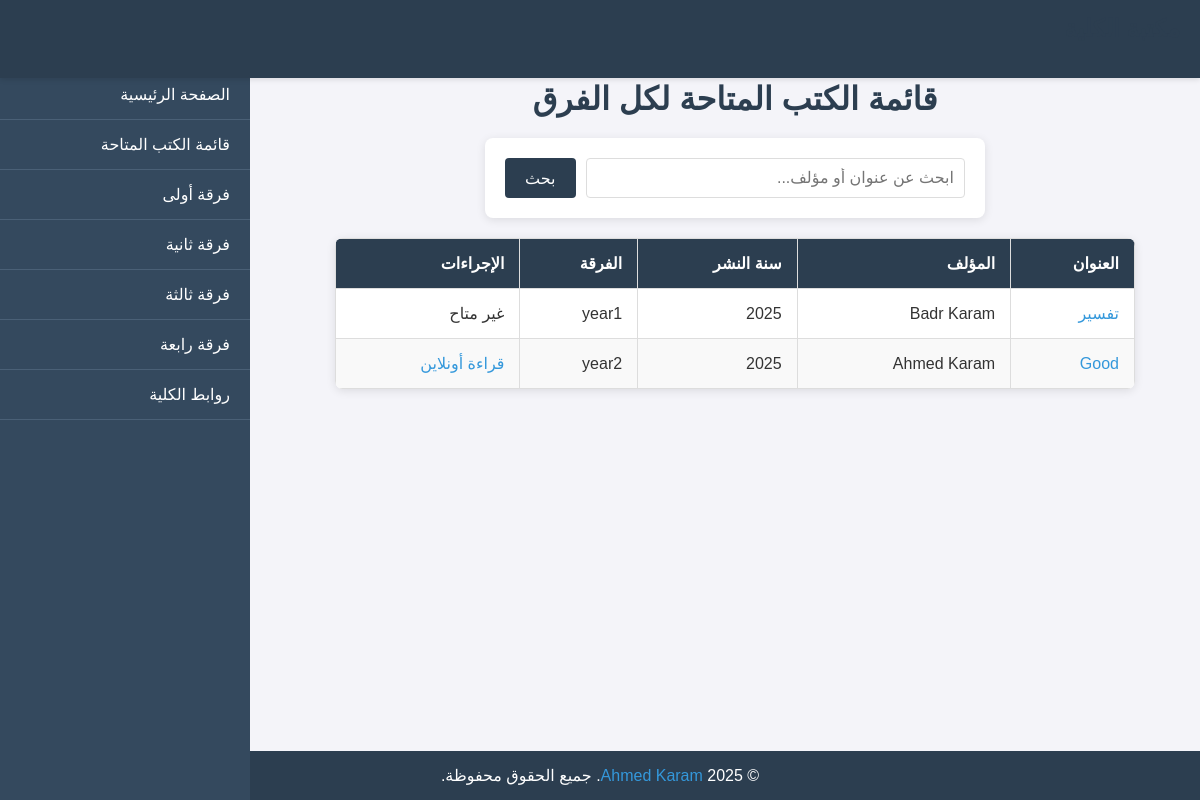
/books/books/, run on an earlier commit of the app's database.
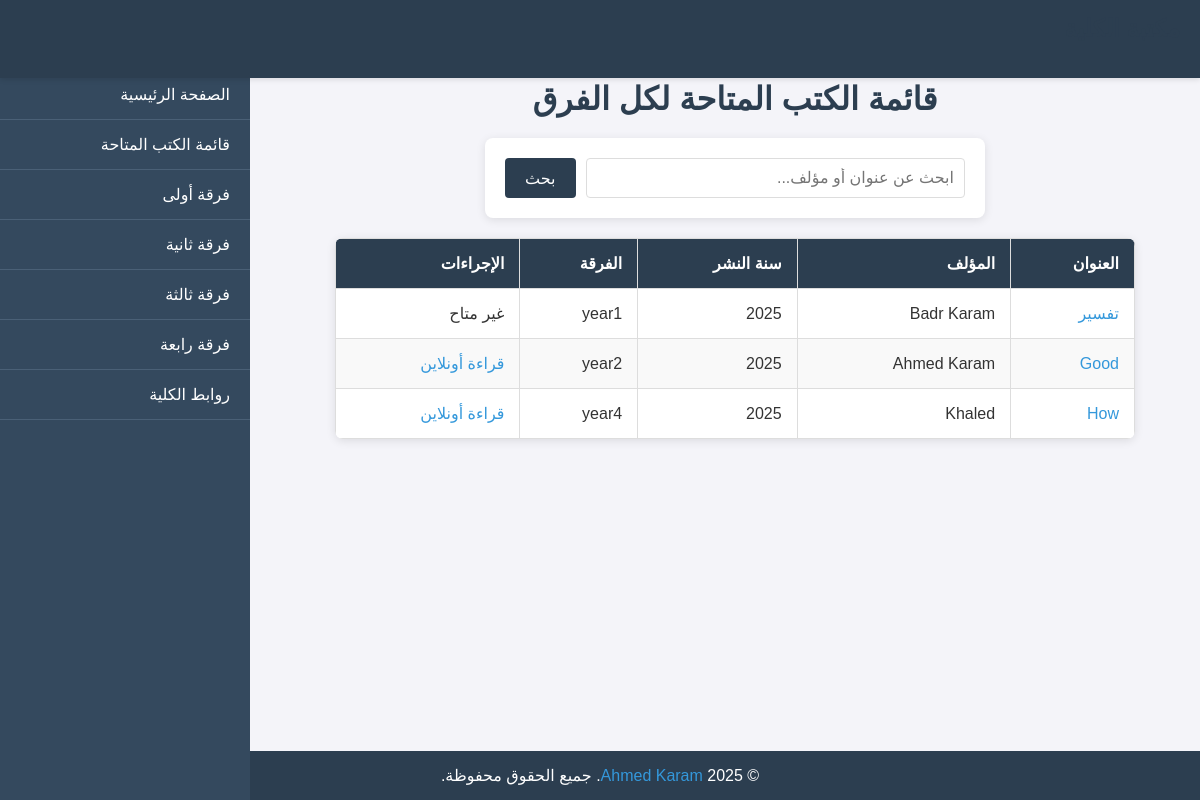
And on a later commit of the database.
### Book/models.py (models this page shows, shortened)
class Book(models.Model):
    title = models.CharField(max_length=200)
    author = models.CharField(max_length=100)
    description = models.TextField(null=True, blank=True)
    publication_date = models.DateField(null=True, blank=True)
    pdf_file = models.FileField(upload_to='books/pdfs/', null=True, blank=True)
    batch = models.CharField(max_length=10, choices=BATCH_CHOICES, default='year1')
    class Meta:
        indexes = [models.Index(fields=['title'])]

### Book/views.py (the view)
# urls.py: path('books/', views.books_list, name='books_list'),
def books_list(request):
    books = Book.objects.all()
    context = {'books': books}
    return render(request, 'Book/books_list.html', context)

### Book/templates/Book/books_list.html (shortened to what this page needs)
<!DOCTYPE html>
<html lang="ar">
<head>
</head>
<body>
    <header>
        <h1>مكتبة الكلية</h1>
    </header>
    <nav class="sidebar">
        <div class="sidebar-content">
            <ul>
                <li><a href="{% url 'Book:home' %}">الصفحة الرئيسية</a></li>
                <li><a href="{% url 'Book:books_list' %}">قائمة الكتب المتاحة</a></li>
                <li><a href="{% url 'Book:year1' %}">فرقة أولى</a></li>
                <li><a href="{% url 'Book:year2' %}">فرقة ثانية</a></li>
                <li><a href="{% url 'Book:year3' %}">فرقة ثالثة</a></li>
                <li><a href="{% url 'Book:year4' %}">فرقة رابعة</a></li>
                <li><a href="{% url 'Book:college_links' %}">روابط الكلية</a></li>
            </ul>
        </div>
    </nav>
    <main class="main-content">
        <h1>قائمة الكتب المتاحة لكل الفرق</h1>
        <div class="search-container">
            <form method="get" action="{% url 'Book:search_books' %}">
                <input type="text" name="q" placeholder="ابحث عن عنوان أو مؤلف...">
                <button type="submit">بحث</button>
            </form>
        </div>
        {% if books %}
            <table>
                <thead>
                    <tr>
                        <th>العنوان</th>
                        <th>المؤلف</th>
                        <th>سنة النشر</th>
                        <th>الفرقة</th>
                        <th>الإجراءات</th>
                    </tr>
                </thead>
                <tbody>
                    {% for book in books %}
                        <tr>
                            <td><a href="{% url 'Book:book_detail' book.pk %}">{{ book.title }}</a></td>
                            <td>{{ book.author }}</td>
                            <td>{{ book.publication_date|date:"Y" }}</td>
                            <td>{{ book.batch }}</td>
                            <td>
                                {% if book.pdf_file %}
                                    <a href="{{ book.pdf_file.url }}" target="_blank">قراءة أونلاين</a>
                                {% else %}
                                    <span>غير متاح</span>
                                {% endif %}
                            </td>
                        </tr>
                    {% endfor %}
                </tbody>
            </table>
        {% else %}
            <p class="no-books">لا توجد كتب متاحة حاليًا.</p>
        {% endif %}
    </main>
    <footer>
        <p>© 2025 <a href="https://www.facebook.com/share/1BhQoTLxFP/" target="_blank">Ahmed Karam</a>. جميع الحقوق محفوظة.</p>
    </footer>
</body>
</html>

What changed in the data, as far as the page shows it:
added Book: title "How", author "Khaled", publication_date "2025", batch "year4"
